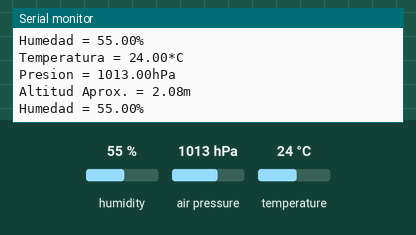
The sketch below on a simulated Arduino Uno, built with avr-gcc and run on an emulated ATmega328P. Shown: the last lines printed to the serial monitor. Inputs (shaded band) come from the test bench; at power-on: humidity 55 %, air pressure 1013 hPa, temperature 24 °C.

Above: at 1.2 s.
1.3 s: humidity set to 22 %
At 2.6 s:
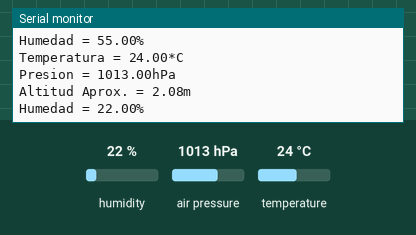
2.8 s: air pressure set to 952 hPa
At 3.9 s:
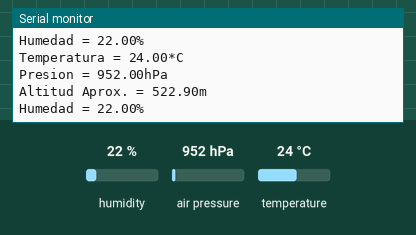

The sketch:

bme280_sensor.ino
```cpp
#include <Wire.h>
#include <Adafruit_Sensor.h>
#include <Adafruit_BME280.h>

#define PRESION_NIVEL_MAR_HPA (1013.25)

Adafruit_BME280 bme;

void setup() {
    Serial.begin(9600);
    if (!bme.begin(0x76)) {
        Serial.println("No se encontro un sensor BME280 valido");
        while (1);
    }
}

void loop() {
    Serial.print("Temperatura = ");
    Serial.print(bme.readTemperature());
    Serial.println("*C");
    Serial.print("Presion = ");
    Serial.print(bme.readPressure() / 100.0F);
    Serial.println("hPa");
    Serial.print("Altitud Aprox. = ");
    Serial.print(bme.readAltitude(PRESION_NIVEL_MAR_HPA));
    Serial.println("m");
    Serial.print("Humedad = ");
    Serial.print(bme.readHumidity());
    Serial.println("%");
    Serial.println();
    delay(1000);
}
```

Measured:
- after the input at 1.3 s, the serial monitor: prints a new line after 0.82 s (image 1)
- after the input at 2.8 s, the serial monitor: prints a new line after 0.30 s (image 2)
